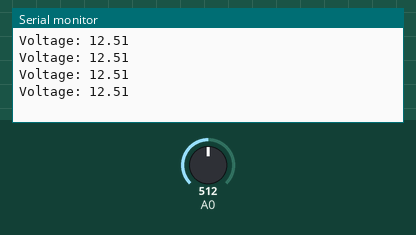
Recording of a sketch running on a simulated Arduino Uno, built with avr-gcc and run on an emulated ATmega328P. Parts: the last lines printed to the serial monitor. The test bench sets the inputs (shaded band); at power-on: A0 = 512.

Above: at 1.2 s.
1.3 s: A0 set to 716
At 1.71 s:
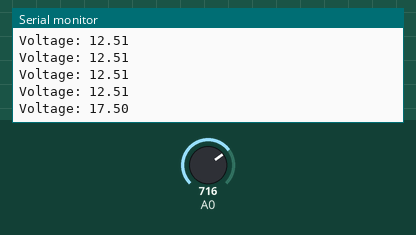
2.8 s: A0 set to 900
At 2.91 s:
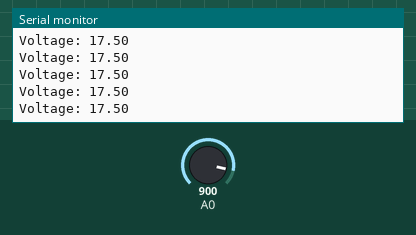
Timing chart, 0 to 5.8 s (numbered marks = the images above; inputs shaded):
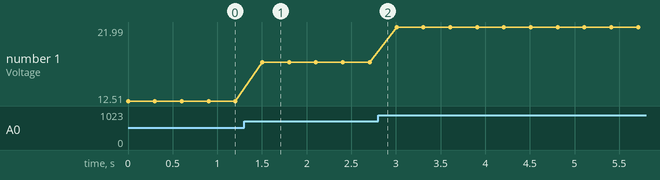

Measured:
- after the input at 1.3 s, the serial monitor: prints a new line after 0.20 s (image 1)
- plotted number 1: 12.51 → 17.5 after the input at 1.3 s, 17.5 → 21.99 after the input at 2.8 s

The sketch:

Measure_battery_voltage.ino
```cpp
float voltage;
const float dividerValue=5; //reciprocal of voltage divider
const float maximumVoltageCapicityOfArduinoOut=5;
float voltageDividerConstant=1023/(dividerValue*maximumVoltageCapicityOfArduinoOut);
void setup() {
 Serial.begin(9600);
 pinMode(A0,INPUT);
}

void loop() {
 voltage=(analogRead(A0))/voltageDividerConstant;
 Serial.print("Voltage: ");
 Serial.println(voltage);
 delay(300);
}

//Arduino has 10 bit ADC(Analog to Digital Convertor)
//5 volt=2 to the power 10 -1 =1023
//0 -> 0 volt
//1023 -> 5 volt
//
//since we are using a 1/5 voltage divider
//
//voltage_divider constant =1023/5(volt)*5(voltage divider) = 40.92
```
